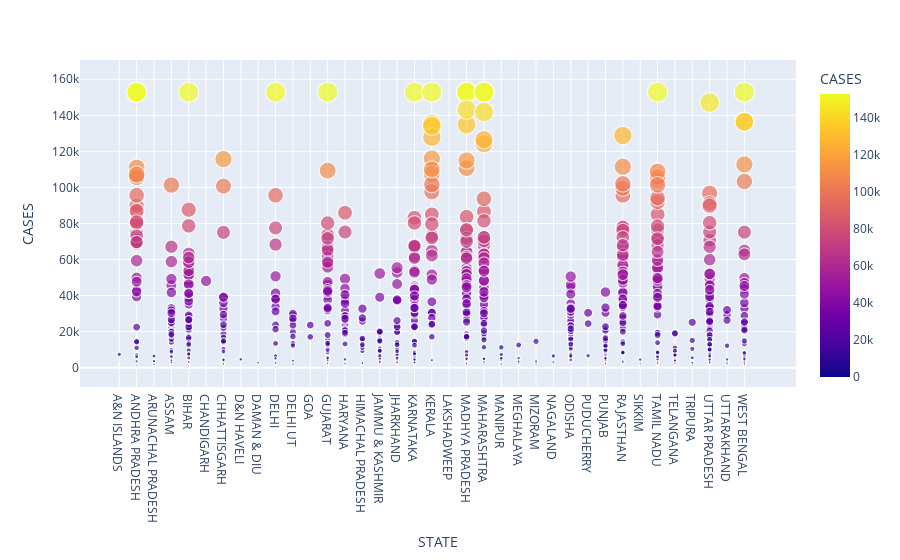

Write notebook code for a chart like this one.
### Code cell
fig1 = px.scatter(d, x="STATE", y="CASES", color="CASES", size='CASES', hover_data=['STATE', 'DISTRICT', 'CASES'])
fig1.show()

### Figure 1 — Plotly figure (JSON) as saved in the notebook; plotly's stock layout.template omitted (floating-point values rounded to 4 significant figures; data arrays with more than 128 entries replaced by an {"elided": "..."} marker saying what was removed)
{"data": [{"customdata": {"elided": "1014x1 int values"}, "hovertemplate": "STATE=%{x}<br>CASES=%{marker.color}<br>DISTRICT=%{customdata[0]}<extra></extra>", "legendgroup": "", "marker": {"color": {"elided": "1014 float values"}, "coloraxis": "coloraxis", "size": {"elided": "1014 float values"}, "sizemode": "area", "sizeref": 382.1, "symbol": "circle"}, "mode": "markers", "name": "", "showlegend": false, "type": "scattergl", "x": {"elided": "1014 str values"}, "xaxis": "x", "y": {"elided": "1014 float values"}, "yaxis": "y"}], "layout": {"coloraxis": {"colorbar": {"title": {"text": "CASES"}}, "colorscale": [[0, "#0d0887"], [0.1111, "#46039f"], [0.2222, "#7201a8"], [0.3333, "#9c179e"], [0.4444, "#bd3786"], [0.5556, "#d8576b"], [0.6667, "#ed7953"], [0.7778, "#fb9f3a"], [0.8889, "#fdca26"], [1, "#f0f921"]]}, "legend": {"itemsizing": "constant", "tracegroupgap": 0}, "margin": {"t": 60}, "xaxis": {"anchor": "y", "domain": [0, 1], "title": {"text": "STATE"}}, "yaxis": {"anchor": "x", "domain": [0, 1], "title": {"text": "CASES"}}}}
